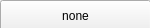
<?xml version="1.0" encoding="UTF-8"?>
<ui version="4.0">
 <class>UserPreview</class>
 <widget class="QWidget" name="UserPreview">
  <property name="geometry">
   <rect>
    <x>0</x>
    <y>0</y>
    <width>150</width>
    <height>28</height>
   </rect>
  </property>
  <property name="sizePolicy">
   <sizepolicy hsizetype="Fixed" vsizetype="Minimum">
    <horstretch>0</horstretch>
    <verstretch>0</verstretch>
   </sizepolicy>
  </property>
  <property name="windowTitle">
   <string>Form</string>
  </property>
  <widget class="QPushButton" name="buttonUser">
   <property name="geometry">
    <rect>
     <x>0</x>
     <y>0</y>
     <width>151</width>
     <height>32</height>
    </rect>
   </property>
   <property name="text">
    <string>none</string>
   </property>
  </widget>
 </widget>
 <resources/>
 <connections/>
</ui>
